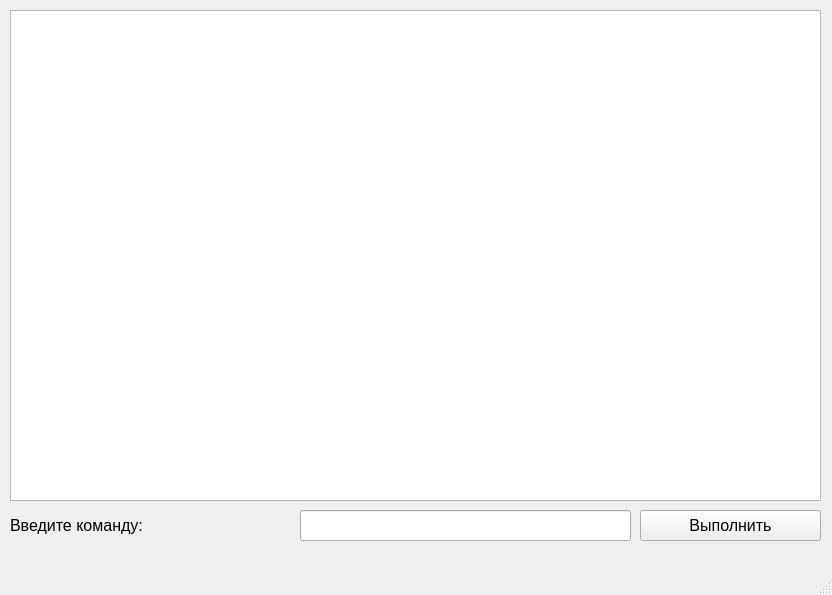
<?xml version="1.0" encoding="UTF-8"?>
<ui version="4.0">
 <class>MainWindow</class>
 <widget class="QMainWindow" name="MainWindow">
  <property name="geometry">
   <rect>
    <x>0</x>
    <y>0</y>
    <width>832</width>
    <height>595</height>
   </rect>
  </property>
  <property name="windowTitle">
   <string>Задача 1 необязательная: чат-бот с локальным хранилищем</string>
  </property>
  <widget class="QWidget" name="centralwidget">
   <widget class="QLineEdit" name="leCommand">
    <property name="geometry">
     <rect>
      <x>300</x>
      <y>510</y>
      <width>331</width>
      <height>31</height>
     </rect>
    </property>
    <property name="font">
     <font>
      <pointsize>10</pointsize>
     </font>
    </property>
   </widget>
   <widget class="QLabel" name="label">
    <property name="geometry">
     <rect>
      <x>10</x>
      <y>510</y>
      <width>281</width>
      <height>31</height>
     </rect>
    </property>
    <property name="font">
     <font>
      <pointsize>12</pointsize>
     </font>
    </property>
    <property name="text">
     <string>Введите команду:</string>
    </property>
   </widget>
   <widget class="QPushButton" name="btCommand">
    <property name="geometry">
     <rect>
      <x>640</x>
      <y>510</y>
      <width>181</width>
      <height>31</height>
     </rect>
    </property>
    <property name="font">
     <font>
      <pointsize>12</pointsize>
     </font>
    </property>
    <property name="text">
     <string>Выполнить</string>
    </property>
   </widget>
   <widget class="QPlainTextEdit" name="pteData">
    <property name="geometry">
     <rect>
      <x>10</x>
      <y>10</y>
      <width>811</width>
      <height>491</height>
     </rect>
    </property>
    <property name="font">
     <font>
      <pointsize>10</pointsize>
     </font>
    </property>
    <property name="readOnly">
     <bool>true</bool>
    </property>
   </widget>
  </widget>
  <widget class="QMenuBar" name="menubar">
   <property name="geometry">
    <rect>
     <x>0</x>
     <y>0</y>
     <width>832</width>
     <height>26</height>
    </rect>
   </property>
  </widget>
  <widget class="QStatusBar" name="statusbar"/>
 </widget>
 <resources/>
 <connections/>
</ui>
